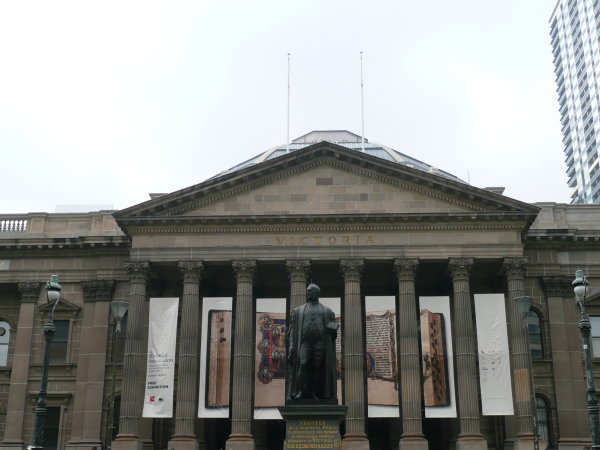
#> input picture Phase1/Data/Train/Set1/1.jpg, 600 x 450 px, found by its file name
$ python try.py   (older library calls are emulated)
#> lines starting #> are read from the running program, lines starting #| are printed output that depends on the picture
#!/usr/bin/python3
import cv2
import numpy as np
import random
import math
import os

def GeneratePatches(path,patch_size=128,rho=32):

    # idx=random.randint(0,len(image_names)-1)
    # # print(idx)
    # path=ImagesPath + os.sep + image_names[idx]
    # print(path)

#> called with path = 'Data/Train/Train/1.jpg', patch_size = 128, rho = 32
    img=cv2.imread(path,0)
#> img: shape (450, 600); min 2, max 255, mean 146.5
    # img=cv2.resize(img,(320,240))

    M,N=img.shape
#> M = 450; N = 600

    if((M<patch_size+2*rho+1) | (N<patch_size+2*rho+1)):
        return False,_,_,_,_,_

    # Top left corner of patch selected
    # print("M rand is between range: ",rho," to ",M-patch_size-rho)
    # print("N rand is between range: ",rho," to ",N-patch_size-rho)
    if(M<229 or N <229):
        return False,_,_,_,_,_

    Ca1=np.array([random.randint(rho,M-patch_size-rho),random.randint(rho,N-patch_size-rho)])
#> Ca1 = [229, 420]

    Ca=np.array([[Ca1[1],Ca1[0]],
                 [Ca1[1]+patch_size,Ca1[0]],
                 [Ca1[1]+patch_size,Ca1[0]+patch_size ],
                 [Ca1[1],Ca1[0]+patch_size]])

    # Finding patch after random perturbations
    Cb=np.zeros(Ca.shape,dtype=np.int)
#> Cb = [[0, 0], [0, 0], [0, 0], [0, 0]]

    for i in range(4):
        rx=random.randint(-rho,rho)
        ry=random.randint(-rho,rho)
        Cb[i,0]=Ca[i,0] + ry
        Cb[i,1]=Ca[i,1] + rx

    # Visualize patches and perspective transform:
    # cv2.polylines(img,[Ca],True,(0,0,255),2)
    # cv2.polylines(img,[Cb],True,(0,255,0),2)
    # cv2.imshow('patch selection',img)
    # cv2.waitKey(0)


    # The following two methods of finding inverse perspective transform are equivalent
    # Method 1
    # H=cv2.getPerspectiveTransform(Cb.astype(np.float32),Ca.astype(np.float32))
    # Method 2
    H1=cv2.getPerspectiveTransform(Ca.astype(np.float32),Cb.astype(np.float32))
    H=np.linalg.inv(H1)
    # print(img.shape)

    # print(img.shape[:-1])
    h,w=img.shape
#> h = 450; w = 600
    warped = cv2.warpPerspective(img,H,(w,h))
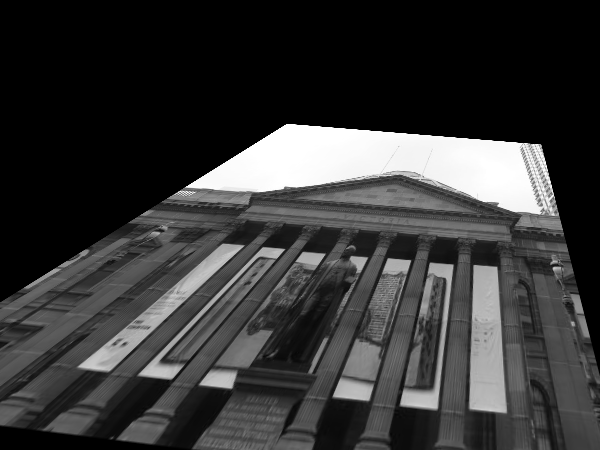
#> warped: shape (450, 600); min 0, max 255, mean 55.3

    patch_A = img[Ca[0,1]:Ca[3,1],Ca[0,0]:Ca[1,0]]
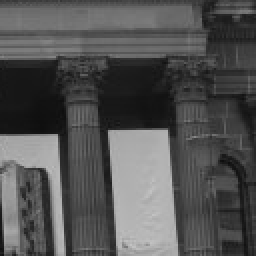
#> patch_A: shape (128, 128) (shown 2 times larger); min 14, max 195, mean 83.2
    patch_B = warped[Ca[0,1]:Ca[3,1],Ca[0,0]:Ca[1,0]]
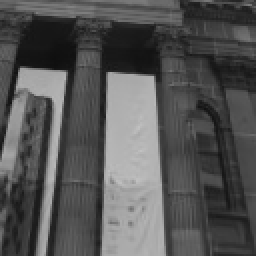
#> patch_B: shape (128, 128) (shown 2 times larger); min 15, max 193, mean 84.5


    # See patches
    # cv2.imshow('patchA',patch_A)
    # cv2.imshow('patchB',patch_B)
    # cv2.waitKey()

    H_4pt=Cb-Ca
#> H_4pt = [[-27, 21], [30, 1], [6, 19], [13, 29]]
    # [10 lines of commented-out code are left out]
    if(H_4pt.shape[0]!=4):
        return False,_, _, _,_,_

    return True, patch_A, patch_B, H_4pt,Ca,Cb,img,warped,img


_,a,b,_,_,_,_,c,d = GeneratePatches("Data/Train/Train/1.jpg",128,32)

cv2.imshow("window1",c)

cv2.imshow("window",d)

cv2.waitKey(0)


# [52 lines of commented-out code are left out]

$ run again, with Phase1/Data/Train/Set1/2.jpg copied over Phase1/Data/Train/Set1/1.jpg
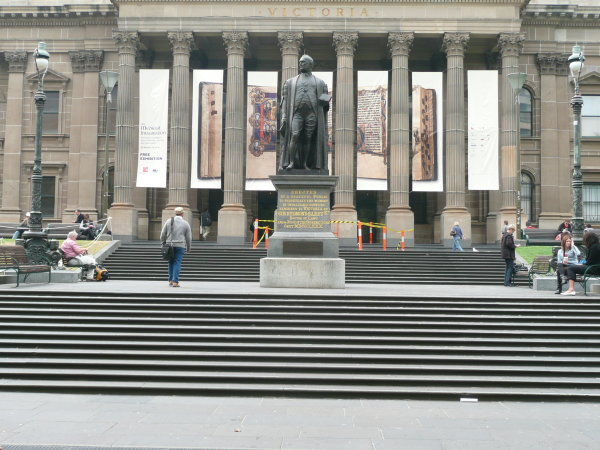
#> input picture Phase1/Data/Train/Set1/2.jpg, 600 x 450 px, found by its file name
#> in GeneratePatches, `patch_A = img[Ca[0,1]:Ca[3,1],Ca[0,0]:Ca[1,0]]`:
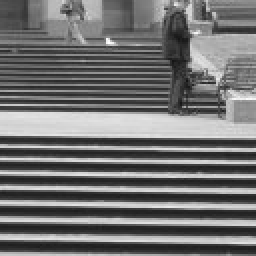
#> patch_A: shape (128, 128) (shown 2 times larger); min 19, max 255, mean 113.9
#> in GeneratePatches, `patch_B = warped[Ca[0,1]:Ca[3,1],Ca[0,0]:Ca[1,0]]`:
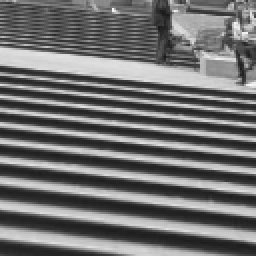
#> patch_B: shape (128, 128) (shown 2 times larger); min 24, max 253, mean 112.4

$ run again, with Phase1/Data/Train/Set1/3.jpg copied over Phase1/Data/Train/Set1/1.jpg
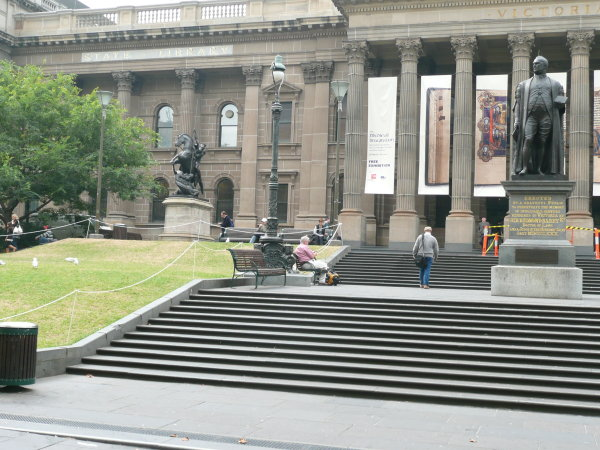
#> input picture Phase1/Data/Train/Set1/3.jpg, 600 x 450 px, found by its file name
#> in GeneratePatches, `patch_A = img[Ca[0,1]:Ca[3,1],Ca[0,0]:Ca[1,0]]`:
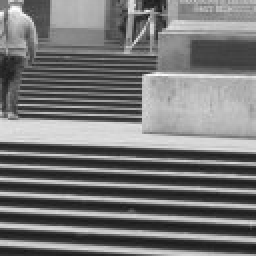
#> patch_A: shape (128, 128) (shown 2 times larger); min 25, max 255, mean 118.8
#> in GeneratePatches, `patch_B = warped[Ca[0,1]:Ca[3,1],Ca[0,0]:Ca[1,0]]`:
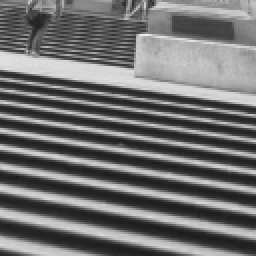
#> patch_B: shape (128, 128) (shown 2 times larger); min 25, max 240, mean 112.1
